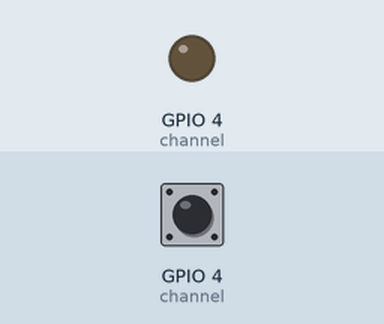
This program was run on a simulated Raspberry Pi (BCM pin numbers). Shown: output pins drawn as LEDs (lit = HIGH). Inputs (shaded band) come from the test bench; at power-on: GPIO 4 (channel) HIGH.

Above: at 0.1 s.
At 1.1 s:
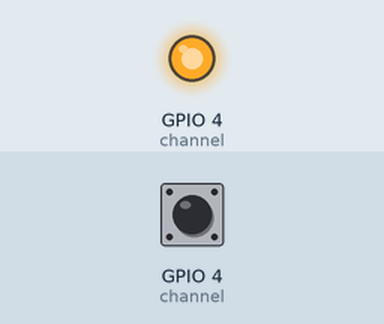
Timing chart, 0 to 2.6 s (numbered marks = the images above):
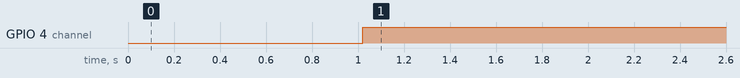

Measured:
- by itself, GPIO 4 (channel): LOW → HIGH at 1.0 s

The program:

DTH11.py
```python
#!/usr/bin/env python
# encoding: utf-8

import RPi.GPIO as GPIO
import time

channel = 4  # 引脚号18

GPIO.setmode(GPIO.BCM)  # 以BCM编码格式

time.sleep(1)  # 时延一秒

check=1
tmp=0
while check != tmp:  # 数据校验，相等则输出
    data = []  # 温湿度值
    j = 0  # 计数器

    GPIO.setup(channel, GPIO.OUT)

    GPIO.output(channel, GPIO.LOW)
    time.sleep(0.02)  # 给信号提示传感器开始工作
    GPIO.output(channel, GPIO.HIGH)

    GPIO.setup(channel, GPIO.IN)

    while GPIO.input(channel) == GPIO.LOW:
        continue

    while GPIO.input(channel) == GPIO.HIGH:
        continue

    while j < 40:
        k = 0
        while GPIO.input(channel) == GPIO.LOW:
            continue

        while GPIO.input(channel) == GPIO.HIGH:
            k += 1
            if k > 100:
                break

        if k < 8:
            data.append(0)
        else:
            data.append(1)

        j += 1


    humidity_bit = data[0:8]  # 分组
    humidity_point_bit = data[8:16]
    temperature_bit = data[16:24]
    temperature_point_bit = data[24:32]
    check_bit = data[32:40]

    humidity = 0
    humidity_point = 0
    temperature = 0
    temperature_point = 0
    check = 0

    for i in range(8):
        humidity += humidity_bit[i] * 2 ** (7 - i)  # 转换成十进制数据
        humidity_point += humidity_point_bit[i] * 2 ** (7 - i)
        temperature += temperature_bit[i] * 2 ** (7 - i)
        temperature_point += temperature_point_bit[i] * 2 ** (7 - i)
        check += check_bit[i] * 2 ** (7 - i)
    tmp = humidity + humidity_point + temperature + temperature_point  # 十进制的数据相加

print("temperature : ", temperature, ", humidity : ", humidity)


GPIO.cleanup()
```
